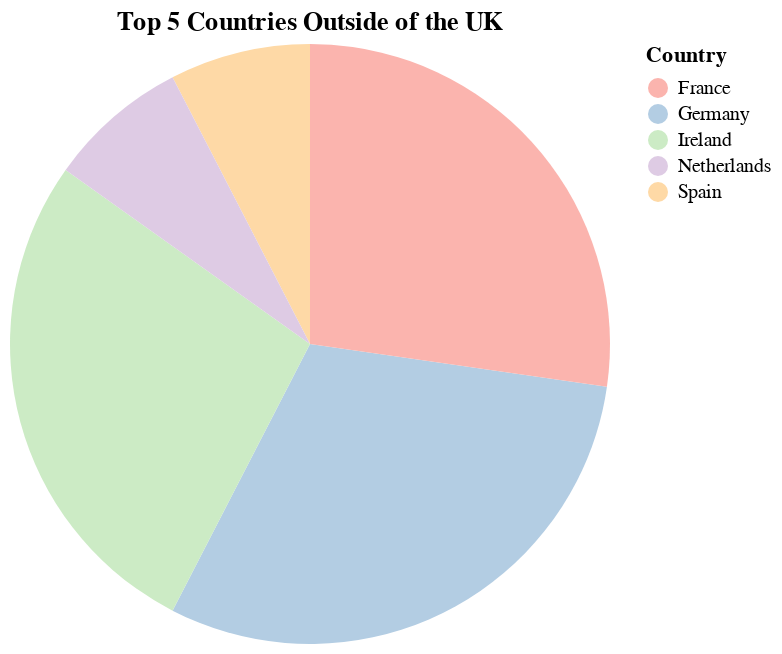

Notebook source saved alongside this figure:
### Code cell
df = pd.read_csv('../data/processed/processed_data.csv')
plot_top_countries_pie_chart(df)

### Figure 1 — Vega specification as saved in the notebook (floating-point values rounded to 4 significant figures)
{"$schema": "https://vega.github.io/schema/vega/v5.json", "data": [{"name": "source_0", "values": [{"Country": "Germany", "Percentage": 20.0, "Percentage_end": 38.0, "Percentage_start": 18.0}, {"Country": "France", "Percentage": 18.0, "Percentage_end": 18.0, "Percentage_start": 0.0}, {"Country": "Ireland", "Percentage": 18.0, "Percentage_end": 56.0, "Percentage_start": 38.0}, {"Country": "Spain", "Percentage": 5.0, "Percentage_end": 66.0, "Percentage_start": 61.0}, {"Country": "Netherlands", "Percentage": 5.0, "Percentage_end": 61.0, "Percentage_start": 56.0}]}, {"name": "source_0_color_domain_Country", "values": [{"Country": "Germany"}, {"Country": "France"}, {"Country": "Ireland"}, {"Country": "Spain"}, {"Country": "Netherlands"}]}], "marks": [{"type": "arc", "name": "marks", "from": {"data": "source_0"}, "encode": {"update": {"startAngle": {"field": "Percentage_end", "scale": "theta"}, "tooltip": {"signal": "{\"Country\": isValid(datum[\"Country\"]) ? datum[\"Country\"] : \"\"+datum[\"Country\"], \"Percentage\": format(datum[\"Percentage\"], \"\")}"}, "y": {"signal": "height", "mult": 0.5}, "outerRadius": {"signal": "min(width,height)/2"}, "fill": {"field": "Country", "scale": "color"}, "endAngle": {"field": "Percentage_start", "scale": "theta"}, "innerRadius": {"value": 0}, "x": {"signal": "width", "mult": 0.5}}}, "style": ["arc"]}], "scales": [{"name": "theta", "type": "linear", "domain": {"data": "source_0", "fields": ["Percentage_start", "Percentage_end"]}, "range": [0, 6.283], "zero": true}, {"name": "color", "type": "ordinal", "domain": {"data": "source_0_color_domain_Country", "field": "Country", "sort": true}, "range": {"scheme": "pastel1"}}], "title": {"text": "Top 5 Countries Outside of the UK", "frame": "group"}, "width": 300, "height": 300, "padding": 5, "legends": [{"fill": "color", "symbolType": "circle", "title": "Country"}], "style": "view", "background": "white"}
